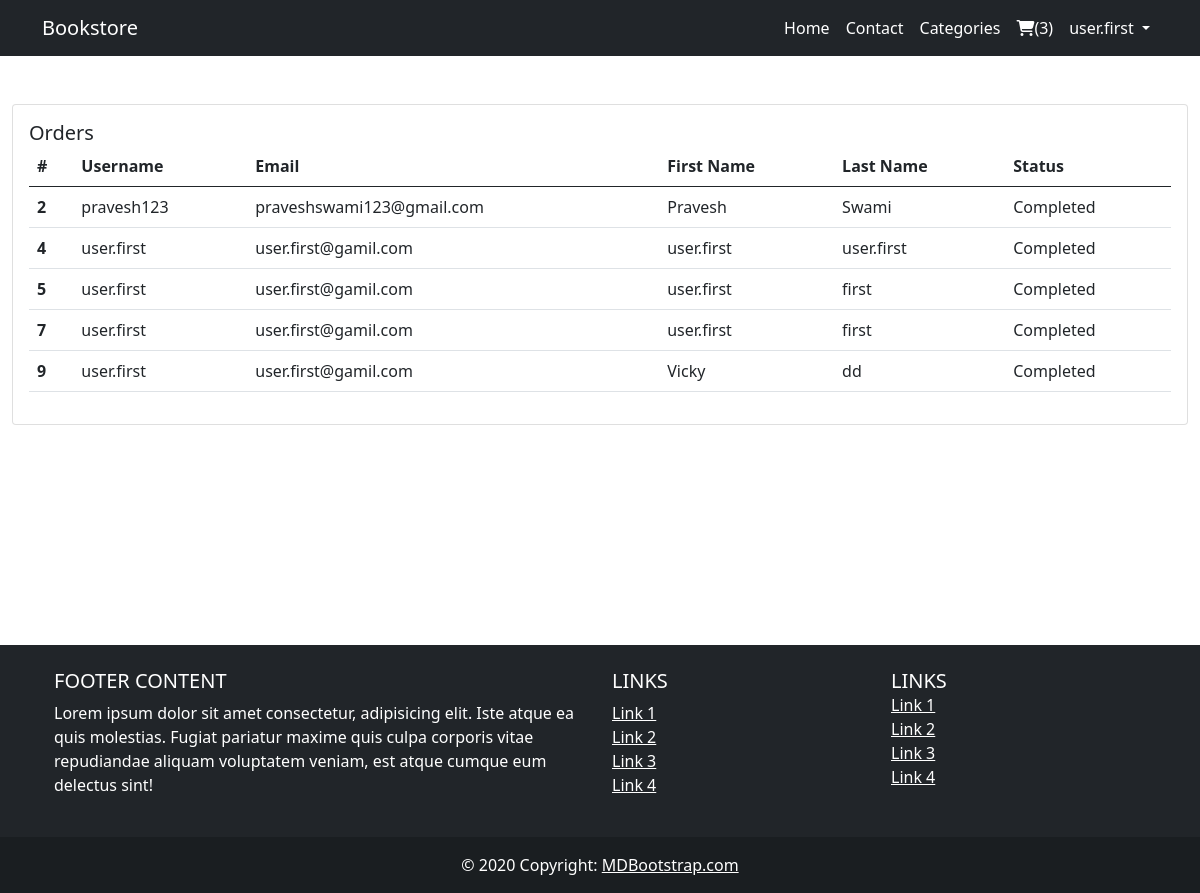
The app's page /users/orders.php?id=1 (signed in) with its own data.
### tables this page shows
CREATE TABLE `orders` (
  `id` int(11) NOT NULL,
  `first_name` varchar(100) DEFAULT NULL,
  `last_name` varchar(100) DEFAULT NULL,
  `user_name` varchar(100) DEFAULT NULL,
  `email` varchar(100) DEFAULT NULL,
  `payment_id` varchar(255) DEFAULT NULL,
  `amount` int(11) DEFAULT NULL,
  `status` varchar(50) DEFAULT NULL,
  `created_at` timestamp NOT NULL DEFAULT current_timestamp(),
  `user_id` int(11) DEFAULT NULL
);

### users/orders.php (the view, shortened to what this page needs)
<?php require "../includes/header.php"; ?>
<?php require "../config/config.php"; ?>
<?php
  $select = $conn->query("SELECT * FROM orders WHERE user_id='$_SESSION[user_id]'");
  $select->execute();
  $orders = $select->fetchAll(PDO::FETCH_OBJ);
  ?>
<div class="container-fluid">
    <div class="row mt-5" style="margin-bottom: 220px;">
        <div class="col">
          <?php
           if(count($orders) > 0):
          ?>
            <div class="card">
                <div class="card-body">
                    <h5 class="card-title mb-4 d-inline">Orders</h5>
                    <table class="table">
                        <thead>
                            <tr>
                                <th scope="col">#</th>
                                <th scope="col">Username</th>
                                <th scope="col">Email</th>
                                <th scope="col">First Name</th>
                                <th scope="col">Last Name</th>
                                <th scope="col">Status</th>
                            </tr>
                        </thead>
                        <tbody>
                            <?php foreach ($orders as $order) : ?>
                                <tr>
                                    <th scope="row"><?php echo $order->id; ?></th>
                                    <td><?php echo $order->user_name; ?></td>
                                    <td><?php echo $order->email; ?></td>
                                    <td><?php echo $order->first_name; ?></td>
                                    <td><?php echo $order->last_name; ?></td>
                                    <td><?php echo 'Completed'; ?></td>
                                </tr>
                            <?php endforeach; ?>
                        </tbody>
                    </table>
                </div>
            </div>
            <?php else : ?>
              <div class="alert alert-success text-white bg-success">There are no orders for now</div>
            <?php endif; ?>
        </div>
    </div>
</div>
<?php require "../includes/footer.php"; ?>

### records on screen
orders: id "2", user_name "pravesh123", email "praveshswami123@gmail.com", first_name "Pravesh", last_name "Swami"
orders: id "4", user_name "user.first", email "user.first@gamil.com", first_name "user.first", last_name "user.first"
orders: id "5", user_name "user.first", email "user.first@gamil.com", first_name "user.first", last_name "first"
orders: id "7", user_name "user.first", email "user.first@gamil.com", first_name "user.first", last_name "first"
orders: id "9", user_name "user.first", email "user.first@gamil.com", first_name "Vicky", last_name "dd"

### other values on screen
$getNumber->num_products "3"
$_SESSION['username'] "user.first"
